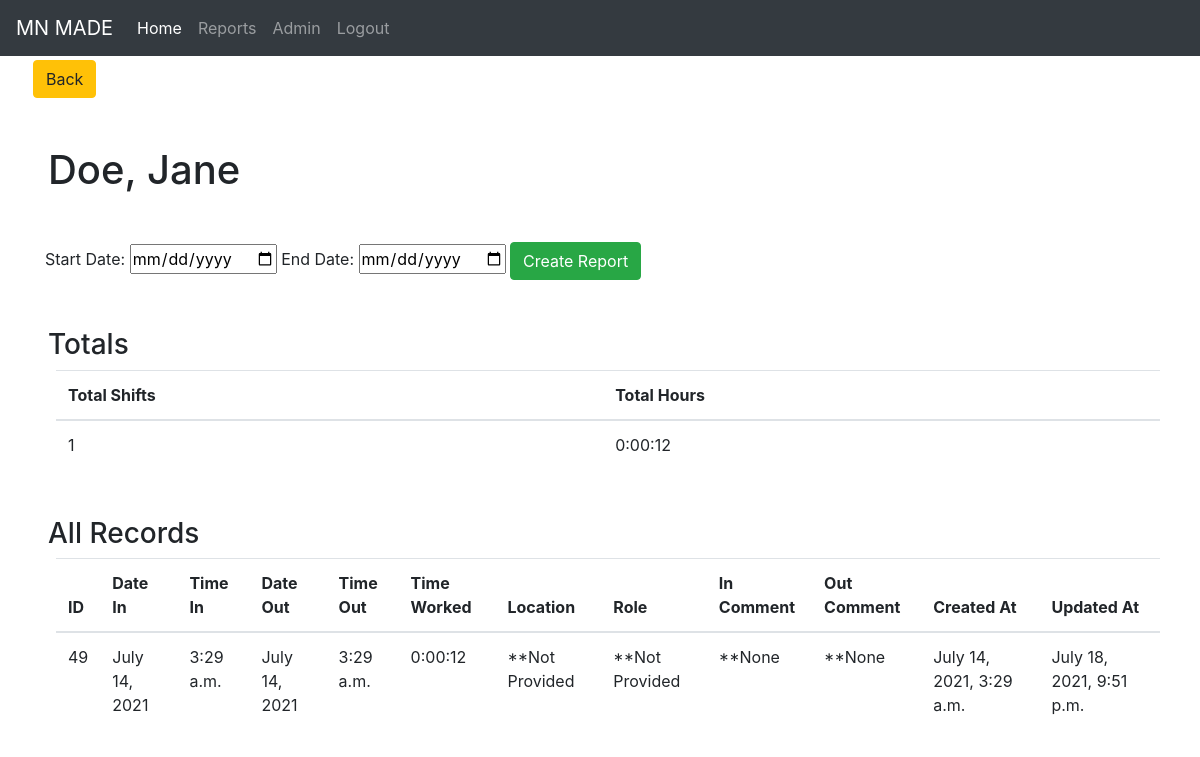
/reports/13 (signed in), run on an earlier commit of the app's database.
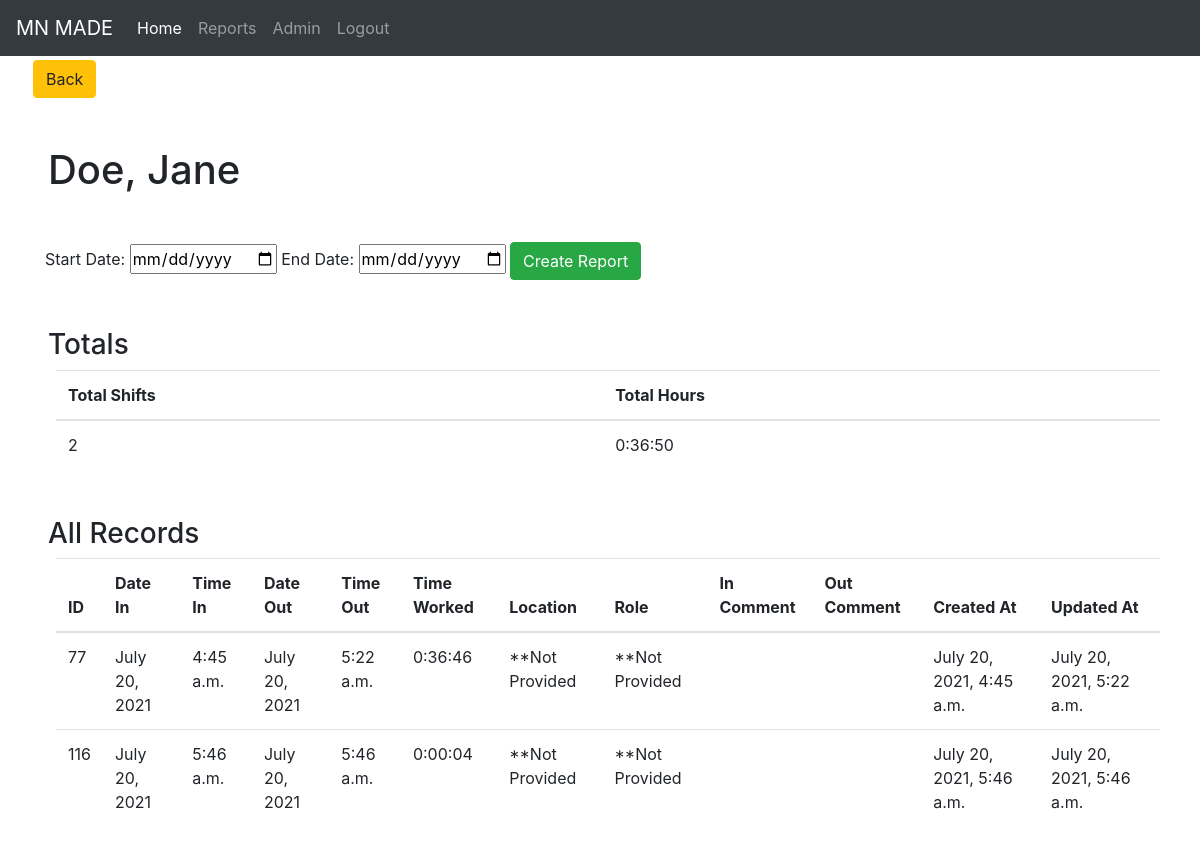
And on a later commit of the database.
### frontend/models.py (models this page shows)
class ClockSystem(models.Model):
    employee=models.ForeignKey(Employee, related_name="clockSystem", on_delete=models.CASCADE)
    location=models.CharField(max_length=60, null=True, default="None")
    role=models.CharField(max_length=80, null=True, default="None")
    time_worked=models.CharField(max_length=255, null=True)
    in_comment=models.TextField(null=True, default="None")
    out_comment=models.TextField(null=True, default="None")
    date_in=models.DateField(null=True)
    date_out=models.DateField(null=True)
    clocked_in_at=models.TimeField()
    clocked_out_at=models.TimeField(null=True)
    objects=ClockSystemManager()
    created_at=models.DateTimeField(auto_now_add=True)
    updated_at=models.DateTimeField(auto_now=True)
    class Meta:
        ordering = (
            'employee',
            'date_in',
            'date_out',
            'clocked_in_at',
            'clocked_out_at',
            'location',
            'role',
            'time_worked',
            'in_comment',
            'out_comment',
        )

### reports/views.py (the view)
def employee_report(request, employee_id):
    if 'user_id' not in request.session:
        return redirect('/')
    context = {
        'e': Employee.objects.get(id=employee_id),
        'all_clockins': ClockSystem.objects.filter(employee=employee_id),
        'total_time_worked': "",
        'days_worked': ""
    }
    now = datetime.datetime.now()
    datetimeFormat = '%H:%M:%S'
    timeList = []
    for data in context['all_clockins']:
        if not data.date_out:
            time_out = now.strftime("%H:%M:%S")
            dt_1 = str(data.date_in) + ' ' + str(data.clocked_in_at)
            dt_2 = str(now.strftime("%Y-%m-%d")) + ' ' + str(now.strftime("%H:%M:%S"))
            datetimeFormat = '%Y-%m-%d %H:%M:%S'
            diff = datetime.datetime.strptime(dt_2, datetimeFormat) - datetime.datetime.strptime(dt_1, datetimeFormat)
            timeList.append(str(diff))
        else:
            timeList.append(data.time_worked)
    totalSecs = 0
    for tm in timeList:
        timeParts = [int(s) for s in tm.split(':')]
        totalSecs += (timeParts[0] * 60 + timeParts[1]) * 60 + timeParts[2]
    totalSecs, sec = divmod(totalSecs, 60)
    hr, min = divmod(totalSecs, 60)
    total_time_worked = "%d:%02d:%02d" % (hr, min, sec)
    context['total_time_worked'] = total_time_worked
    days_worked = str(len(context['all_clockins']))
    context['days_worked'] = days_worked
    return render(request, 'employee-report.html', context)

### reports/templates/employee-report.html (shortened to what this page needs)
<!DOCTYPE html>
<html lang="en">
    <head>
        {% load static %}
        <link rel="stylesheet" href="https://maxcdn.bootstrapcdn.com/bootstrap/4.0.0/css/bootstrap.min.css">
        <Link rel="stylesheet" href="{% static 'css/style.css' %}" />
    </head>
    <body>
        <div class="reports">
            <nav class="navbar navbar-expand-lg navbar-dark bg-dark">
                <a class="navbar-brand" href="#">MN MADE</a>
                <div class="collapse navbar-collapse" id="navbarNavAltMarkup">
                    <div class="navbar-nav">
                        <a class="nav-item nav-link active" href="/dashboard">Home <span class="sr-only">(current)</span></a>
                        <a class="nav-item nav-link" href="/reports">Reports</a>
                        <a class="nav-item nav-link" href="/admin">Admin</a>
                        <a class="nav-item nav-link" href="/logout">Logout</a>
                    </div>
                </div>
            </nav>
            <div class="row">
                <a href="/reports" class="btn btn-warning ml-5 mt-1">Back</a>
            </div>
            <h1 class="m-5">{{ e.last_name }}, {{ e.first_name }}</h1>
            <div class="container mt-5">
                <div class="report-filter">
                    <form class="form" action="/reports/{{ e.id }}/process-report" method="POST">
                        <label for="start_date">Start Date: </label>
                        <input type="date" name="start_date" value="start_date" />
                        <label for="end_date">End Date: </label>
                        <input type="date" name="end_date" value="end_date" />
                        <button class="btn btn-success" type="submit">Create Report</button>
                    </form>
                </div>
            </div>
            <section class="totals m-5">
                <h3>Totals</h3>
                <table class="table m-2">
                    <thead>
                        <th>Total Shifts</th>
                        <th>Total Hours</th>
                    </thead>
                    <tbody>
                        <td>{{ days_worked }}</td>
                        <td>{{ total_time_worked }}</td>
                </table>
            </section>
            <section class="data-sec m-5">
                <h3>All Records</h3>
                <table class="table m-2">
                    <thead>
                        <th>ID</th>
                        <th>Date In</th>
                        <th>Time In</th>
                        <th>Date Out</th>
                        <th>Time Out</th>
                        <th>Time Worked</th>
                        <th>Location</th>
                        <th>Role</th>
                        <th>In Comment</th>
                        <th>Out Comment</th>
                        <th>Created At</th>
                        <th>Updated At</th>
                    </thead>
                    <tbody>
                        {% for res in all_clockins %}
                            <tr>
                                <td>{{ res.id }}</td>
                                <td>{{ res.date_in }}</td>
                                <td>{{ res.clocked_in_at }}
                                <td>{{ res.date_out }}</td>
                                <td>{{ res.clocked_out_at }}</td>
                                <td>{{ res.time_worked }}</td>
                                <td>{{ res.location }}</td>
                                <td>{{ res.role }}</td>
                                <td>{{ res.in_comment }}</td>
                                <td>{{ res.out_comment }}</td>
                                <td>{{ res.created_at }}</td>
                                <td>{{ res.updated_at }}</td>
                            </tr>
                        {% endfor %}
                    </tbody>
                </table>
            </section>
        </div>
    </body>
</html>

What changed in the data, as far as the page shows it:
removed ClockSystem: id "49", date_in "July 14, 2021", clocked_in_at "3:29 a.m.", date_out "July 14, 2021", clocked_out_at "3:29 a.m.", time_worked "0:00:12", location "**Not Provided", role "**Not Provided", in_comment "**None", out_comment "**None", created_at "July 14, 2021, 3:29 a.m.", updated_at "July 18, 2021, 9:51 p.m."
added ClockSystem: id "77", date_in "July 20, 2021", clocked_in_at "4:45 a.m.", date_out "July 20, 2021", clocked_out_at "5:22 a.m.", time_worked "0:36:46", location "**Not Provided", role "**Not Provided", created_at "July 20, 2021, 4:45 a.m.", updated_at "July 20, 2021, 5:22 a.m."
added ClockSystem: id "116", date_in "July 20, 2021", clocked_in_at "5:46 a.m.", date_out "July 20, 2021", clocked_out_at "5:46 a.m.", time_worked "0:00:04", location "**Not Provided", role "**Not Provided", created_at "July 20, 2021, 5:46 a.m.", updated_at "July 20, 2021, 5:46 a.m."
Also different on the page:
{{ days_worked }}: "1" → "2"
{{ total_time_worked }}: "0:00:12" → "0:36:50"
